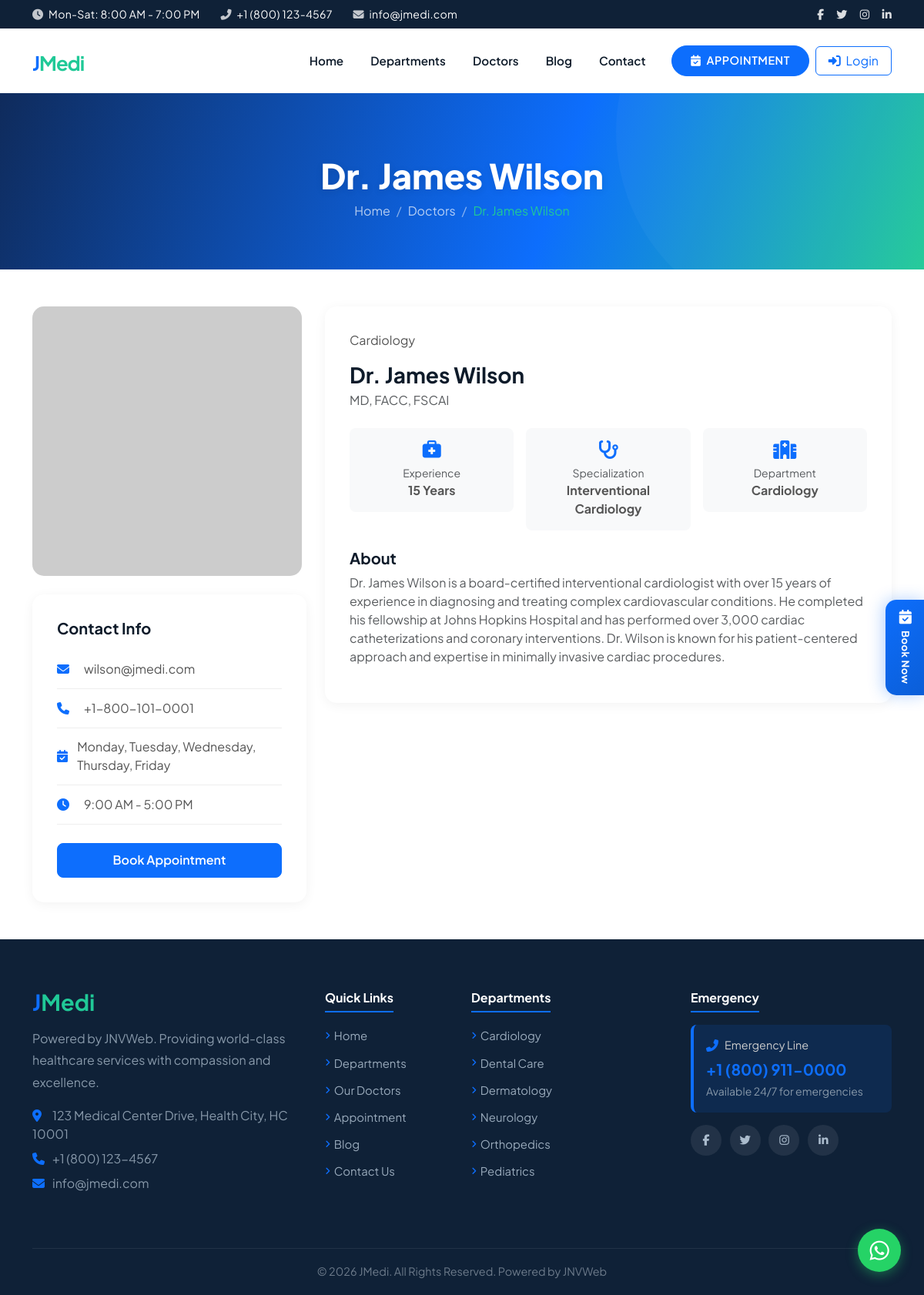
The app's page /doctor-profile.php?id=1 with its own data.
### tables this page shows
CREATE TABLE IF NOT EXISTS `doctors` (
    `doctor_id`          INT AUTO_INCREMENT PRIMARY KEY,
    `name`               VARCHAR(100) NOT NULL,
    `photo`              VARCHAR(255),
    `department_id`      INT          DEFAULT NULL,
    `qualification`      VARCHAR(255),
    `experience`         VARCHAR(100),
    `specialization`     VARCHAR(255),
    `bio`                TEXT,
    `email`              VARCHAR(100),
    `phone`              VARCHAR(30),
    `available_days`     VARCHAR(255),
    `available_time`     VARCHAR(100),
    `consultation_fee`   DECIMAL(10,2) DEFAULT 500.00,
    `clinic_address`     TEXT,
    `consultation_types` VARCHAR(20)  DEFAULT 'both',
    `status`             SMALLINT     DEFAULT 1,
    `sort_order`         INT          DEFAULT 0,
    `created_at`         TIMESTAMP    DEFAULT CURRENT_TIMESTAMP,
    CONSTRAINT `fk_doctors_dept` FOREIGN KEY (`department_id`) REFERENCES `departments`(`department_id`) ON DELETE SET NULL
);

CREATE TABLE IF NOT EXISTS `departments` (
    `department_id` INT AUTO_INCREMENT PRIMARY KEY,
    `name`          VARCHAR(100) NOT NULL,
    `slug`          VARCHAR(100) UNIQUE NOT NULL,
    `description`   TEXT,
    `icon`          VARCHAR(50)  DEFAULT 'fa-heartbeat',
    `services`      TEXT,
    `image`         VARCHAR(255),
    `status`        SMALLINT     DEFAULT 1,
    `sort_order`    INT          DEFAULT 0,
    `created_at`    TIMESTAMP    DEFAULT CURRENT_TIMESTAMP
);

### includes/functions.php (called while the page is built, shortened)
<?php
function e(string $str): string {
    return htmlspecialchars($str, ENT_QUOTES, 'UTF-8');
}
function getSettings(PDO $pdo): array {
    $stmt = $pdo->query("SELECT setting_key, setting_value FROM settings");
    $settings = [];
    while ($row = $stmt->fetch()) {
        $settings[$row['setting_key']] = $row['setting_value'];
    }
    return $settings;
}
function getDepartments(PDO $pdo, bool $activeOnly = true): array {
    $sql = "SELECT * FROM departments";
    if ($activeOnly) $sql .= " WHERE status = 1";
    $sql .= " ORDER BY sort_order, name";
    return $pdo->query($sql)->fetchAll();
}
function getDoctor(PDO $pdo, int $id): ?array {
    $stmt = $pdo->prepare("SELECT d.*, dep.name as department_name FROM doctors d LEFT JOIN departments dep ON d.department_id = dep.department_id WHERE d.doctor_id = :id");
    $stmt->execute([':id' => $id]);
    return $stmt->fetch() ?: null;
}

### public/doctor-profile.php (the view, shortened to what this page needs)
<?php
require_once __DIR__ . '/../includes/db.php';
require_once __DIR__ . '/../includes/functions.php';
$id = (int)($_GET['id'] ?? 0);
$doctor = getDoctor($pdo, $id);
require_once __DIR__ . '/../includes/header.php';
?>
<div class="page-header">
    <div class="container">
        <h1><?= e($doctor['name']) ?></h1>
        <nav aria-label="breadcrumb">
            <ol class="breadcrumb mb-0">
                <li class="breadcrumb-item"><a href="/">Home</a></li>
                <li class="breadcrumb-item"><a href="/public/doctors.php">Doctors</a></li>
                <li class="breadcrumb-item active"><?= e($doctor['name']) ?></li>
            </ol>
        </nav>
    </div>
</div>
<section class="py-5 profile-page">
    <div class="container">
        <div class="row g-4">
            <div class="col-lg-4">
                <div class="doctor-photo mb-4">
                    <?php if ($doctor['photo']): ?>
                        <img src="<?= e($doctor['photo']) ?>" alt="<?= e($doctor['name']) ?>" class="img-fluid rounded-3 w-100" style="max-height:400px;object-fit:cover;">
                    <?php else: ?>
                        <div class="bg-light rounded-3 d-flex align-items-center justify-content-center" style="height:350px;">
                            <i class="fas fa-user-md" style="font-size:8rem;color:var(--primary);opacity:0.3;"></i>
                        </div>
                    <?php endif; ?>
                </div>
                <div class="doctor-info">
                    <h5 class="mb-3">Contact Info</h5>
                    <ul class="list-unstyled info-list">
                        <li><i class="fas fa-envelope"></i> <?= e($doctor['email'] ?? 'N/A') ?></li>
                        <li><i class="fas fa-phone"></i> <?= e($doctor['phone'] ?? 'N/A') ?></li>
                        <li><i class="fas fa-calendar-check"></i> <?= e($doctor['available_days'] ?? 'N/A') ?></li>
                        <li><i class="fas fa-clock"></i> <?= e($doctor['available_time'] ?? 'N/A') ?></li>
                    </ul>
                    <a href="/public/appointment.php?doctor=<?= $doctor['doctor_id'] ?>" class="btn btn-primary w-100 mt-2">Book Appointment</a>
                </div>
            </div>
            <div class="col-lg-8">
                <div class="doctor-info">
                    <span class="dept-badge mb-3 d-inline-block"><?= e($doctor['department_name'] ?? '') ?></span>
                    <h3 class="mb-1"><?= e($doctor['name']) ?></h3>
                    <p class="text-muted mb-4"><?= e($doctor['qualification'] ?? '') ?></p>
                    <div class="row g-3 mb-4">
                        <div class="col-md-4">
                            <div class="p-3 bg-light rounded-3 text-center">
                                <i class="fas fa-briefcase-medical text-primary fs-4 mb-2 d-block"></i>
                                <small class="text-muted d-block">Experience</small>
                                <strong><?= e($doctor['experience'] ?? 'N/A') ?></strong>
                            </div>
                        </div>
                        <div class="col-md-4">
                            <div class="p-3 bg-light rounded-3 text-center">
                                <i class="fas fa-stethoscope text-primary fs-4 mb-2 d-block"></i>
                                <small class="text-muted d-block">Specialization</small>
                                <strong><?= e($doctor['specialization'] ?? 'N/A') ?></strong>
                            </div>
                        </div>
                        <div class="col-md-4">
                            <div class="p-3 bg-light rounded-3 text-center">
                                <i class="fas fa-hospital text-primary fs-4 mb-2 d-block"></i>
                                <small class="text-muted d-block">Department</small>
                                <strong><?= e($doctor['department_name'] ?? 'N/A') ?></strong>
                            </div>
                        </div>
                    </div>
                    <h5>About</h5>
                    <p class="text-muted"><?= nl2br(e($doctor['bio'] ?? 'No biography available.')) ?></p>
                </div>
            </div>
        </div>
    </div>
</section>
<?php require_once __DIR__ . '/../includes/footer.php'; ?>

### includes/footer.php (shortened to what this page needs)
<footer class="footer text-light">
    <div class="container">
        <div class="row g-4 pb-4">
            <div class="col-lg-4 col-md-6">
                <?php $footerLogo = $settings['footer_logo'] ?? ($settings['frontend_logo'] ?? ''); ?>
                <?php if ($footerLogo): ?>
                <a href="/" class="d-inline-block mb-3"><img src="<?= e($footerLogo) ?>" alt="<?= e($settings['site_name'] ?? 'JMedi') ?>" style="height:50px;width:auto;object-fit:contain;filter:brightness(0) invert(1);"></a>
                <?php else: ?>
                <h5 class="mb-3" style="font-size:1.8rem;"><a href="/" class="text-decoration-none"><span style="color:var(--primary);">J</span><span style="color:var(--secondary);">Medi</span></a></h5>
                <?php endif; ?>
                <p style="color:#8899aa;line-height:1.8;"><?= e($settings['tagline'] ?? 'Smart Medical Platform') ?>. Providing world-class healthcare services with compassion and excellence.</p>
                <ul class="list-unstyled" style="color:#8899aa;">
                    <li class="mb-2"><i class="fas fa-map-marker-alt me-2" style="color:var(--primary);width:18px;"></i><?= e($settings['address'] ?? '') ?></li>
                    <li class="mb-2"><i class="fas fa-phone me-2" style="color:var(--primary);width:18px;"></i><?= e($settings['phone'] ?? '') ?></li>
                    <li class="mb-2"><i class="fas fa-envelope me-2" style="color:var(--primary);width:18px;"></i><?= e($settings['email'] ?? '') ?></li>
                </ul>
            </div>
            <div class="col-lg-2 col-md-6">
                <h6 class="mb-3 pb-2" style="border-bottom:2px solid var(--primary);display:inline-block;">Quick Links</h6>
                <ul class="list-unstyled footer-links">
                    <li><a href="/">Home</a></li>
                    <li><a href="/public/departments.php">Departments</a></li>
                    <li><a href="/public/doctors.php">Our Doctors</a></li>
                    <li><a href="/public/appointment.php">Appointment</a></li>
                    <li><a href="/public/blog.php">Blog</a></li>
                    <li><a href="/public/contact.php">Contact Us</a></li>
                </ul>
            </div>
            <div class="col-lg-3 col-md-6">
                <h6 class="mb-3 pb-2" style="border-bottom:2px solid var(--primary);display:inline-block;">Departments</h6>
                <ul class="list-unstyled footer-links">
                    <?php
                    $footerDepts = getDepartments($pdo);
                    foreach (array_slice($footerDepts, 0, 6) as $dept): ?>
                    <li><a href="/public/departments.php?slug=<?= e($dept['slug']) ?>"><?= e($dept['name']) ?></a></li>
                    <?php endforeach; ?>
                </ul>
            </div>
            <div class="col-lg-3 col-md-6">
                <h6 class="mb-3 pb-2" style="border-bottom:2px solid var(--primary);display:inline-block;">Emergency</h6>
                <div class="p-3 rounded-3 mb-3" style="background:rgba(13,110,253,0.12);border-left:4px solid var(--primary);">
                    <div class="d-flex align-items-center gap-2 mb-2">
                        <i class="fas fa-phone-alt" style="color:var(--primary);"></i>
                        <span style="color:#ccc;font-size:0.9rem;">Emergency Line</span>
                    </div>
                    <p class="h5 mb-1" style="color:var(--primary);font-weight:700;"><?= e($settings['emergency_phone'] ?? '') ?></p>
                    <small style="color:#8899aa;">Available 24/7 for emergencies</small>
                </div>
                <div class="social-icons mt-3">
                    <?php if (!empty($settings['facebook'])): ?><a href="<?= e($settings['facebook']) ?>"><i class="fab fa-facebook-f"></i></a><?php endif; ?>
                    <?php if (!empty($settings['twitter'])): ?><a href="<?= e($settings['twitter']) ?>"><i class="fab fa-twitter"></i></a><?php endif; ?>
                    <?php if (!empty($settings['instagram'])): ?><a href="<?= e($settings['instagram']) ?>"><i class="fab fa-instagram"></i></a><?php endif; ?>
                    <?php if (!empty($settings['linkedin'])): ?><a href="<?= e($settings['linkedin']) ?>"><i class="fab fa-linkedin-in"></i></a><?php endif; ?>
                </div>
            </div>
        </div>
        <div class="footer-bottom text-center">
            <p class="mb-0" style="color:#6c7a8a;font-size:0.9rem;"><?= e($settings['footer_text'] ?? '© 2026 JMedi. All Rights Reserved.') ?></p>
        </div>
    </div>
</footer>
<?php
$whatsappNum = $settings['whatsapp_number'] ?? '';
?>
<?php if ($whatsappNum): ?>
<a href="https://wa.me/<?= e($whatsappNum) ?>" target="_blank" class="whatsapp-float" title="Chat on WhatsApp">
    <i class="fab fa-whatsapp"></i>
</a>
<?php endif; ?>
<button type="button" class="appointment-float" data-bs-toggle="modal" data-bs-target="#appointmentModal" title="Book Appointment">
    <i class="fas fa-calendar-check"></i>
    <span>Book Now</span>
</button>
</body>
</html>

### assets/css/style.css (style rules this page uses)
:root { --primary: #0D6EFD; --primary-dark: #0a58ca; --secondary: #20C997; --secondary-dark: #1aae82; --dark: #0e1b2a; --dark-blue: #0f2137; --light-bg: #f5f9fc; --text-body: #555; --text-heading: #0e1b2a; --border-light: #e9ecef; }
body { font-family: 'Segoe UI', Tahoma, Geneva, Verdana, sans-serif; color: var(--text-body); overflow-x: hidden; }
h1, h2, h3, h4, h5, h6 { color: var(--text-heading); font-weight: 700; }
a { transition: all 0.3s ease; }
.page-header { background: linear-gradient(110deg, #0f2b5c, #0D6EFD 60%, #20C997 100%); padding: 5rem 0 4rem; color: white; text-align: center; position: relative; overflow: hidden; }
.page-header::before { content: ''; position: absolute; width: 500px; height: 500px; border-radius: 50%; background: rgba(255,255,255,0.03); top: -200px; right: -100px; }
.page-header h1 { font-weight: 800; font-size: 2.8rem; color: white; text-shadow: 0 2px 10px rgba(0,0,0,0.1); }
.page-header .breadcrumb { justify-content: center; }
.page-header .breadcrumb-item a { color: rgba(255,255,255,0.7); text-decoration: none; }
.page-header .breadcrumb-item.active { color: var(--secondary); }
.page-header .breadcrumb-item + .breadcrumb-item::before { color: rgba(255,255,255,0.5); }
.footer { background: var(--dark-blue) !important; padding-top: 4rem; }
.footer h5, .footer h6 { color: white; font-weight: 700; }
.footer-links li { margin-bottom: 0.6rem; }
.footer-links a { color: #99aabb; text-decoration: none; transition: all 0.3s; font-size: 0.93rem; display: inline-flex; align-items: center; gap: 0.3rem; }
.footer-links a::before { content: '\f105'; font-family: 'Font Awesome 6 Free'; font-weight: 900; font-size: 0.7rem; color: var(--primary); transition: transform 0.3s; }
.footer .social-icons a { width: 40px; height: 40px; border-radius: 50%; background: rgba(255,255,255,0.08); color: #aabbcc; display: inline-flex; align-items: center; justify-content: center; font-size: 0.9rem; text-decoration: none; transition: all 0.3s; margin-right: 0.5rem; }
.footer-bottom { border-top: 1px solid rgba(255,255,255,0.08); padding: 1.2rem 0; margin-top: 2rem; }
.btn-primary { background: var(--primary); border-color: var(--primary); border-radius: 8px; padding: 0.6rem 1.5rem; font-weight: 600; transition: all 0.3s; }
.profile-page .doctor-info { background: white; border-radius: 15px; padding: 2rem; box-shadow: 0 3px 15px rgba(0,0,0,0.05); }
.profile-page .doctor-photo { width: 100%; max-width: 350px; border-radius: 15px; overflow: hidden; }
.profile-page .info-list li { padding: 0.8rem 0; border-bottom: 1px solid #eee; display: flex; align-items: center; }
.profile-page .info-list li i { width: 35px; color: var(--primary); }

### includes/footer.php (style rules this page uses)
.whatsapp-float { position: fixed; bottom: 30px; right: 30px; width: 56px; height: 56px; background: #25D366; color: #fff; border-radius: 50%; display: flex; align-items: center; justify-content: center; font-size: 1.8rem; box-shadow: 0 4px 15px rgba(37,211,102,0.4); z-index: 999; text-decoration: none; transition: all 0.3s; }
.appointment-float { position: fixed; right: -2px; top: 50%; transform: translateY(-50%); background: linear-gradient(135deg, #0D6EFD 0%, #0b5ed7 100%); color: #fff; border: none; padding: 14px 16px; border-radius: 14px 0 0 14px; writing-mode: vertical-lr; text-orientation: mixed; font-size: 0.82rem; font-weight: 700; letter-spacing: 0.5px; z-index: 1050; box-shadow: -3px 0 20px rgba(13,110,253,0.3); transition: all 0.3s; display: flex; align-items: center; gap: 8px; cursor: pointer; }
.appointment-float i { font-size: 1.15rem; writing-mode: horizontal-tb; }

### records on screen
doctors: name "Dr. James Wilson", email "wilson@jmedi.com", phone "+1-800-101-0001", available_days "Monday, Tuesday, Wednesday, Thursday, Friday", available_time "9:00 AM - 5:00 PM", department.name "Cardiology", qualification "MD, FACC, FSCAI", experience "15 Years", specialization "Interventional Cardiology", bio "Dr. James Wilson is a board-certified interventional cardiologist with over 15 years of experience in diagnosing and treating complex cardiovascular conditions. He completed his fellowship at Johns Hopkins Hospital and has performed over 3,000 cardiac catheterizations and coronary interventions. Dr. Wilson is known for his patient-centered approach and expertise in minimally invasive cardiac procedures."
departments: name "Cardiology"
departments: name "Dental Care"
departments: name "Dermatology"
departments: name "Neurology"
departments: name "Orthopedics"
departments: name "Pediatrics"

### other values on screen
$settings['phone'] "+1 (800) 123-4567"
$settings['email'] "info@jmedi.com"
$settings['tagline'] "Powered by JNVWeb"
$settings['address'] "123 Medical Center Drive, Health City, HC 10001"
$settings['emergency_phone'] "+1 (800) 911-0000"
$settings['footer_text'] "© 2026 JMedi. All Rights Reserved. Powered by JNVWeb"
